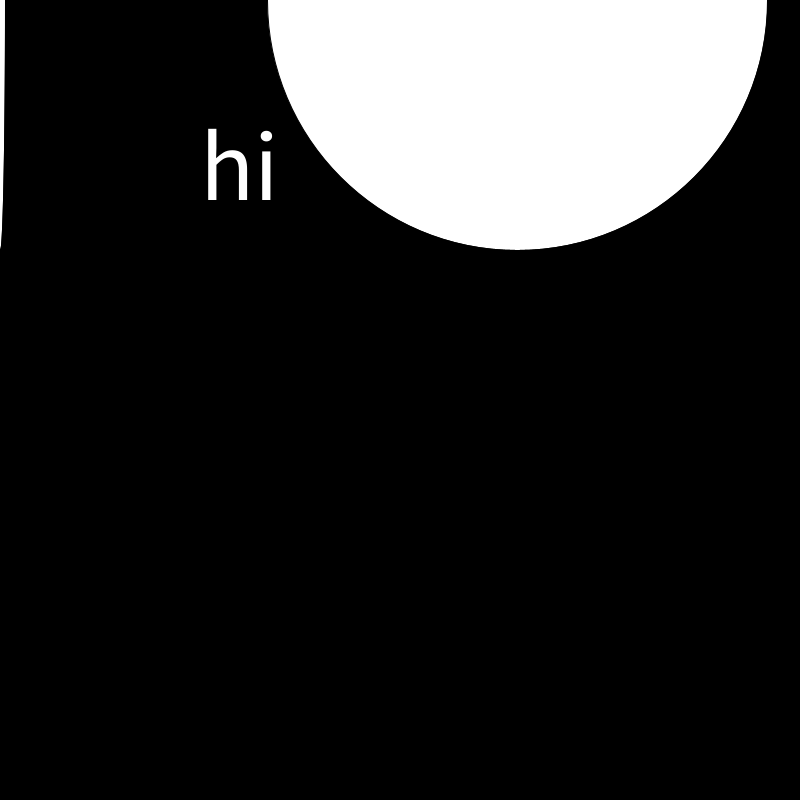
Frame 1 (no input)
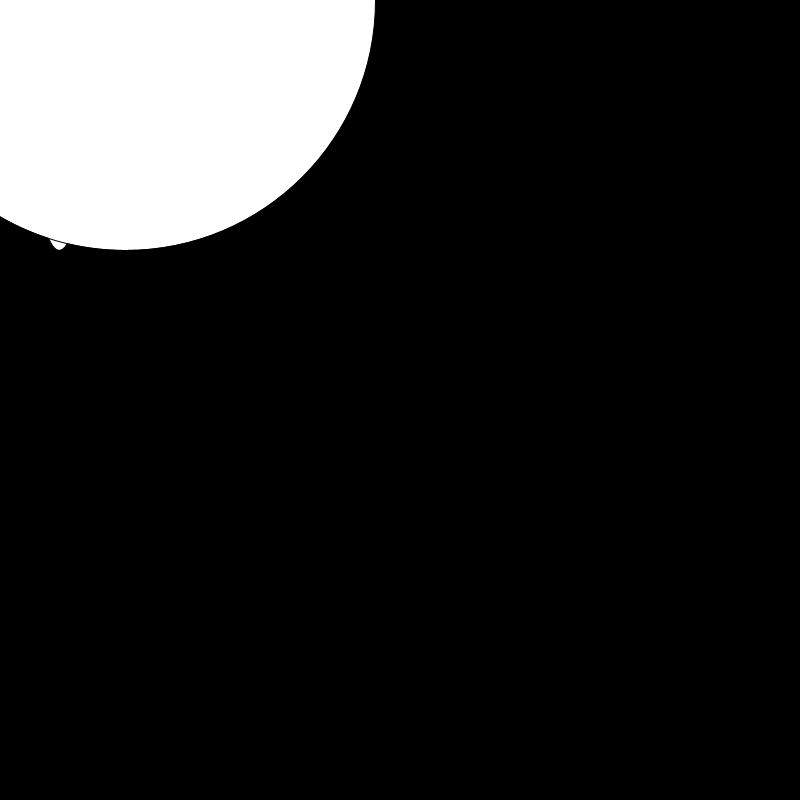
Frame 60 (the mouse pressed at the canvas centre just before this capture)
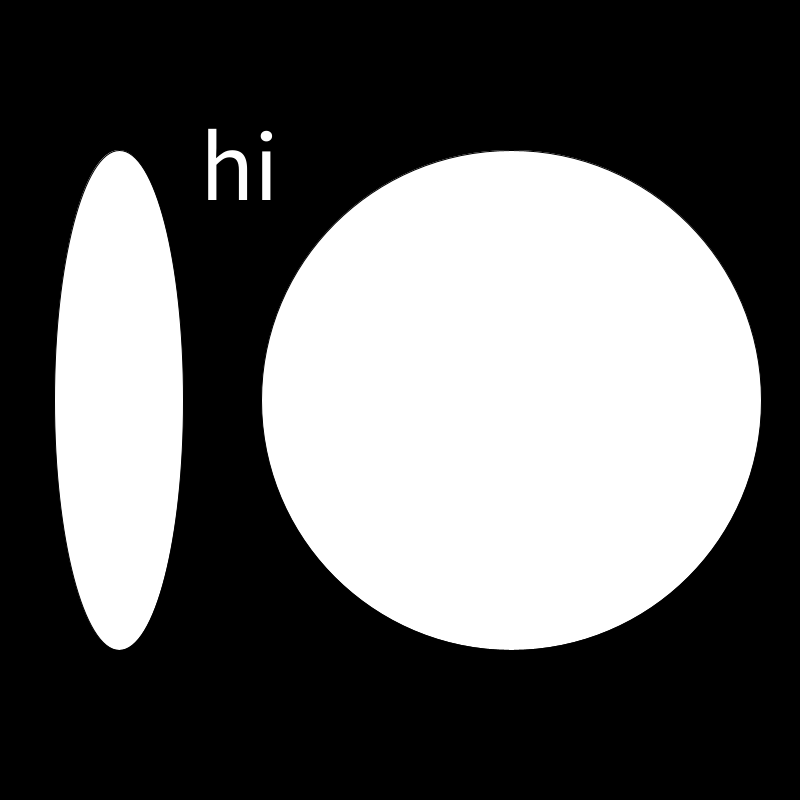
Frame 120 (the mouse held since frame 60 and released just before this capture)

The Processing sketch that drew these frames (run headless with seeded random() and noise(); from frame 60 on, the mouse is pressed at the canvas centre):

// Processing sketch: V_R
// ── V_R.pde
int mta = 10;
String hi = "hi";
int posx = 0;




void setup()
{
  size(800,800);
    background(0);
    frameRate(60);
    
    
  
}
  
void draw() {
  

   background(0);  
  
  ellipse(posx,mouseY, mta,500);
  
mta = mta+1;
posx = posx+1;

float r = random(0,800);


  ellipse(r,mouseY, 500,500);

  textSize(100);
  text(hi,200,200);
  

println(mouseX);
//println(mouseY);

  
}

  
